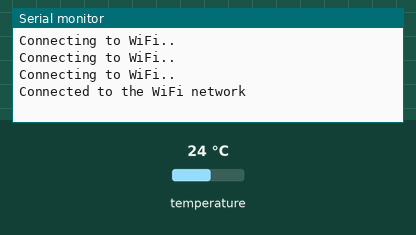
A sketch run on a simulated ESP32. Parts: the last lines printed to the serial monitor. The test bench sets the inputs (shaded band); at power-on: temperature 24 °C. WiFi joins after 1.5 s; servers stay silent unless stated.

Above: at 2.7 s.
2.8 s: temperature set to 12 °C
At 7.9 s:
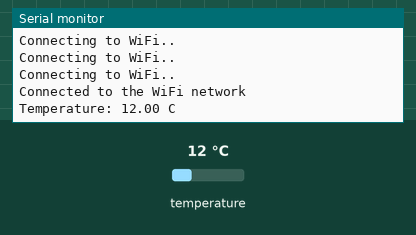
9.0 s: temperature set to 19 °C
At 14.1 s:
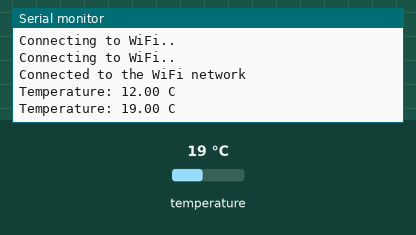

Measured:
- after the input at 2.8 s, the serial monitor: prints a new line after 4.8 s (image 1)
- after the input at 9.0 s, the serial monitor: prints a new line after 4.7 s (image 2)

The sketch:

TempIOT.ino
```cpp
#include "OneWire.h"
#include "DallasTemperature.h"
#include <WiFi.h>
#include "ThingSpeak.h"

OneWire oneWire(2);
DallasTemperature tempSensor(&oneWire);
WiFiClient client;

const char* ssid = "NET_2G2B906E";
const char* password =  "2F2B906E";


unsigned long myChannelNumber = 987506;
const char * myWriteAPIKey = "BHGH8ICCOHEB6O5Z";
void setup(void)
{

  Serial.begin(115200);
  tempSensor.begin();
  WiFi.begin(ssid, password);
  ThingSpeak.begin(client);

  while (WiFi.status() != WL_CONNECTED) {
  delay(500);
  Serial.println("Connecting to WiFi..");
 }
 Serial.println("Connected to the WiFi network");
}


void loop(void)
{
  delay(5000);
  float temperatura = tempSensor.getTempCByIndex(0);
  ThingSpeak.setField(1,temperatura);
  ThingSpeak.writeFields(myChannelNumber, myWriteAPIKey);
  tempSensor.requestTemperaturesByIndex(0);
  Serial.print("Temperature: ");
  Serial.print(tempSensor.getTempCByIndex(0));
  Serial.println(" C");

}
```
